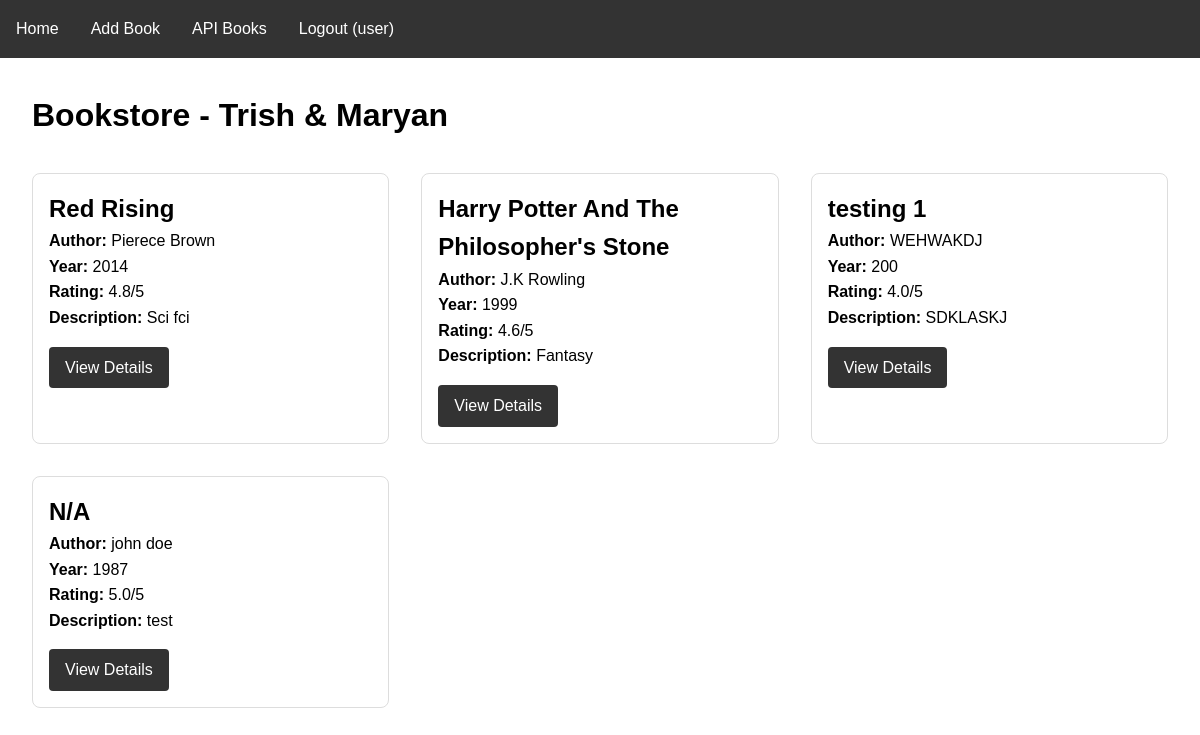
The app's page / (signed in) with its own data.
### books/models.py (models this page shows, shortened)
class Book(models.Model):
    title = models.CharField(max_length=200)
    author = models.CharField(max_length=200)
    year = models.IntegerField()
    rating = models.FloatField()
    description = models.TextField()
    posted_by = models.ForeignKey(User, on_delete=models.CASCADE)

### books/views.py (the view)
# urls.py: path('', views.homepage, name='homepage'),
def homepage(request):
    books = Book.objects.all()
    context = {
        "bookstore_name": "Bookstore - Trish & Maryan",
        "books": books,
    }
    return render(request, "homepage.html", context)

### books/templates/homepage.html (shortened to what this page needs)
{% extends "base.html" %}
{% block content %}
<h1>{{ bookstore_name }}</h1>
{% if books %}
    <div style="display: grid; grid-template-columns: repeat(auto-fill, minmax(300px, 1fr)); gap: 2rem; margin-top: 2rem;">
        {% for book in books %}
            <div style="border: 1px solid #ddd; padding: 1rem; border-radius: 8px;">
                <h2>{{ book.title }}</h2>
                <p><strong>Author:</strong> {{ book.author }}</p>
                <p><strong>Year:</strong> {{ book.year }}</p>
                <p><strong>Rating:</strong> {{ book.rating }}/5</p>
                <p><strong>Description:</strong> {{ book.description|truncatewords:20 }}</p>
                <a href="{% url 'book_detail' book.id %}"
                style="display: inline-block; margin-top: 1rem; padding: 0.5rem 1rem; background: #333; color: #fff; text-decoration: none; border-radius: 4px;">View Details</a>
            </div>
        {% endfor %}
    </div>
{% else %}
    <p>No books available.</p>
{% endif %}
{% endblock %}

### books/templates/base.html (shortened to what this page needs)
<!DOCTYPE html>
<html lang="en">
<head>
</head>
<body>
    <nav>
        <ul>
            <li><a href="{% url 'homepage' %}">Home</a></li>
            {% if user.is_authenticated %}
                <li><a href="{% url 'add_book' %}">Add Book</a></li>
                <li><a href="{% url 'api_get_books' %}">API Books</a></li>
                <li><a href="{% url 'logout' %}">Logout ({{ user.username }})</a></li>
            {% else %}
                <li><a href="{% url 'register' %}">Register</a></li>
                <li><a href="{% url 'login' %}">Login</a></li>
            {% endif %}
        </ul>
    </nav>
    <div class="container">
        {% block content %}{% endblock %}
    </div>
</body>
</html>

### books/templates/base.html (style rules this page uses)
* { margin: 0; padding: 0; box-sizing: border-box; }
body { font-family: Arial, sans-serif; line-height: 1.6; }
nav { background: #333; color: #fff; padding: 1rem; }
nav ul { list-style: none; display: flex; gap: 2rem; align-items: center; }
nav a { color: #fff; text-decoration: none; }
.container { max-width: 1200px; margin: 0 auto; padding: 2rem; }

### records on screen
Book: title "Red Rising", author "Pierece Brown", year "2014", rating "4.8", description "Sci fci"
Book: title "Harry Potter And The Philosopher's Stone", author "J.K Rowling", year "1999", rating "4.6", description "Fantasy"
Book: title "testing 1", author "WEHWAKDJ", year "200", rating "4.0", description "SDKLASKJ"
Book: title "N/A", author "john doe", year "1987", rating "5.0", description "test"

### other values on screen
{{ user.username }} "user"
{{ bookstore_name }} "Bookstore - Trish & Maryan"
